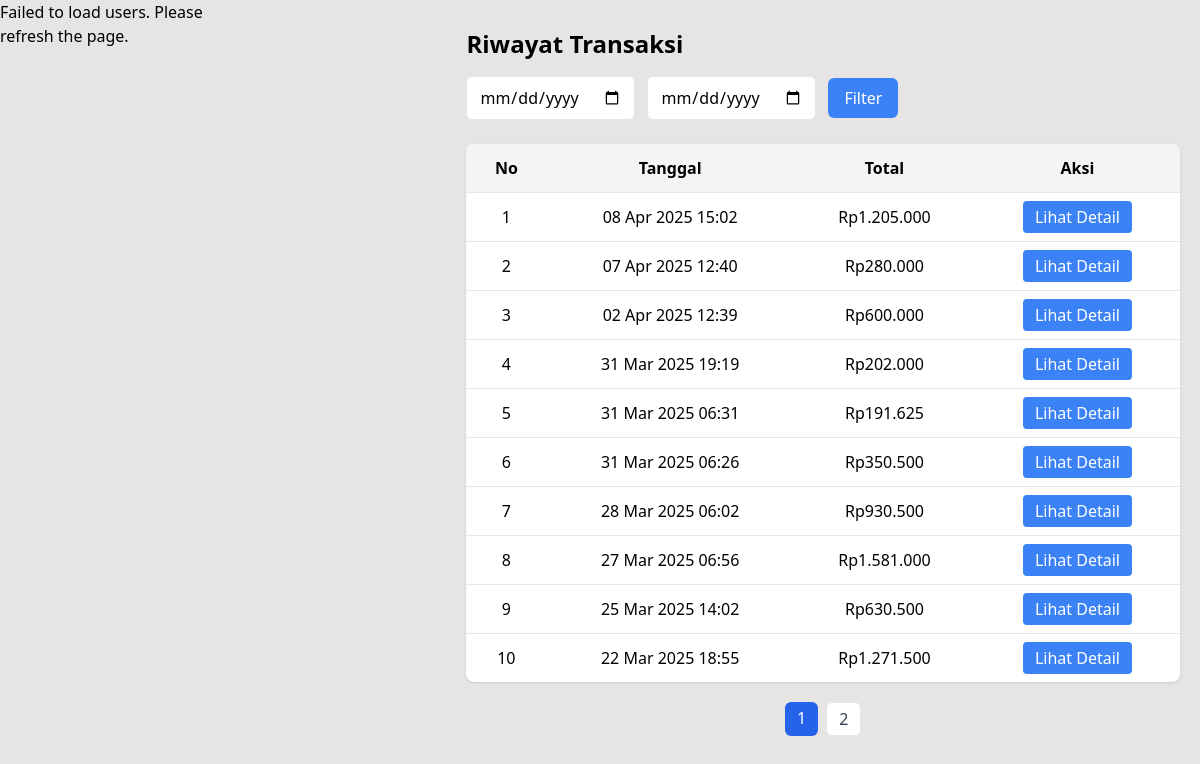
Screenshot of /admin/history.php (signed in) with the database file from the repository.
### tables this page shows
CREATE TABLE `transactions` (
  `id` int NOT NULL,
  `invoice_number` varchar(20) NOT NULL,
  `cashier_id` int NOT NULL,
  `total_price` decimal(10,2) NOT NULL,
  `discount` decimal(10,2) NOT NULL DEFAULT '0.00',
  `final_price` decimal(10,2) NOT NULL,
  `created_at` timestamp NULL DEFAULT CURRENT_TIMESTAMP
);

### admin/history.php (the view, shortened to what this page needs)
<?php
require '../connection.php';
$start = $_GET['start_date'] ?? null;
$end = $_GET['end_date'] ?? null;
$page = isset($_GET['page']) ? max(1, (int)$_GET['page']) : 1;
$limit = 10;
$offset = ($page - 1) * $limit;
$params = [];
$where = 'WHERE 1';
$countQuery = $pdo->prepare("SELECT COUNT(*) FROM transactions $where");
$countQuery->execute($params);
$totalData = $countQuery->fetchColumn();
$totalPages = ceil($totalData / $limit);
$mainQuery = $pdo->prepare("SELECT * FROM transactions $where ORDER BY created_at DESC LIMIT $limit OFFSET $offset");
$mainQuery->execute($params);
$transactions = $mainQuery->fetchAll(PDO::FETCH_ASSOC);
?>
<!DOCTYPE html>
<html lang="en">
<head>
    <script src="https://cdn.tailwindcss.com"></script>
</head>
<body class="flex bg-stone-200">
    <div id="sidebar"></div>
    <div class="ml-60 w-full px-5 py-7">
        <h1 class="text-2xl font-semibold mb-4">Riwayat Transaksi</h1>
        <form method="GET" class="flex gap-3 items-center mb-6">
            <input type="date" name="start_date" value="<?= $_GET['start_date'] ?? '' ?>" class="border px-3 py-2 rounded-md">
            <input type="date" name="end_date" value="<?= $_GET['end_date'] ?? '' ?>" class="border px-3 py-2 rounded-md">
            <button type="submit" class="bg-blue-500 text-white px-4 py-2 rounded-md">Filter</button>
        </form>
        <table class="w-full bg-white rounded-lg shadow overflow-hidden">
            <thead class="bg-gray-100 text-left">
                <tr>
                    <th class="px-4 py-3 text-center">No</th>
                    <th class="px-4 py-3 text-center">Tanggal</th>
                    <th class="px-4 py-3 text-center">Total</th>
                    <th class="px-4 py-3 text-center">Aksi</th>
                </tr>
            </thead>
            <tbody>
                <?php foreach ($transactions as $i => $t): ?>
                <tr class="border-t hover:bg-gray-50 transition">
                    <td class="px-4 py-2"><?= $offset + $i + 1 ?></td>
                    <td class="px-4 py-2"><?= date('d M Y H:i', strtotime($t['created_at'])) ?></td>
                    <td class="px-4 py-2">Rp<?= number_format($t['final_price'], 0, ',', '.') ?></td>
                    <td class="px-4 py-2">
                        <button
                            class="bg-blue-500 text-white px-3 py-1 rounded detail-btn"
                            data-id="<?= $t['id'] ?>">Lihat Detail</button>
                    </td>
                </tr>
                <?php endforeach; ?>
            </tbody>
        </table>
        <div class="mt-5 flex justify-center space-x-2">
            <?php if ($totalPages > 1): ?>
                <?php for ($i = 1; $i <= $totalPages; $i++): ?>
                    <a
                        href="?page=<?= $i ?><?= $start ? "&start_date=$start" : '' ?><?= $end ? "&end_date=$end" : '' ?>"
                        class="px-3 py-1 rounded-md <?= $i == $page ? 'bg-blue-600 text-white' : 'bg-white border text-gray-700' ?>">
                        <?= $i ?>
                    </a>
                <?php endfor; ?>
            <?php endif; ?>
        </div>
    </div>
</body>
</html>

### admin/history.php (style rules this page uses)
td { text-align: center; }

### rows the page displays
transactions: i "1", created_at "08 Apr 2025 15:02", final_price "1.205.000"
transactions: i "2", created_at "07 Apr 2025 12:40", final_price "280.000"
transactions: i "3", created_at "02 Apr 2025 12:39", final_price "600.000"
transactions: i "4", created_at "31 Mar 2025 19:19", final_price "202.000"
transactions: i "5", created_at "31 Mar 2025 06:31", final_price "191.625"
transactions: i "6", created_at "31 Mar 2025 06:26", final_price "350.500"
transactions: i "7", created_at "28 Mar 2025 06:02", final_price "930.500"
transactions: i "8", created_at "27 Mar 2025 06:56", final_price "1.581.000"
transactions: i "9", created_at "25 Mar 2025 14:02", final_price "630.500"
transactions: i "10", created_at "22 Mar 2025 18:55", final_price "1.271.500"
